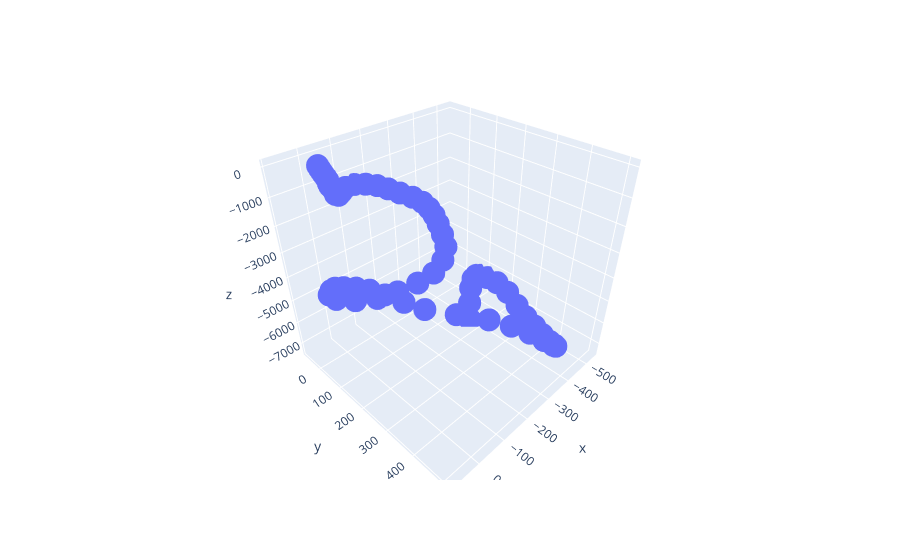

Write notebook code for a chart like this one.
### Code cell
plt.figure(figsize=(6, 5))
fig = px.scatter_3d(data, x=position_x, y=position_y, z=position_z)
fig.show()
